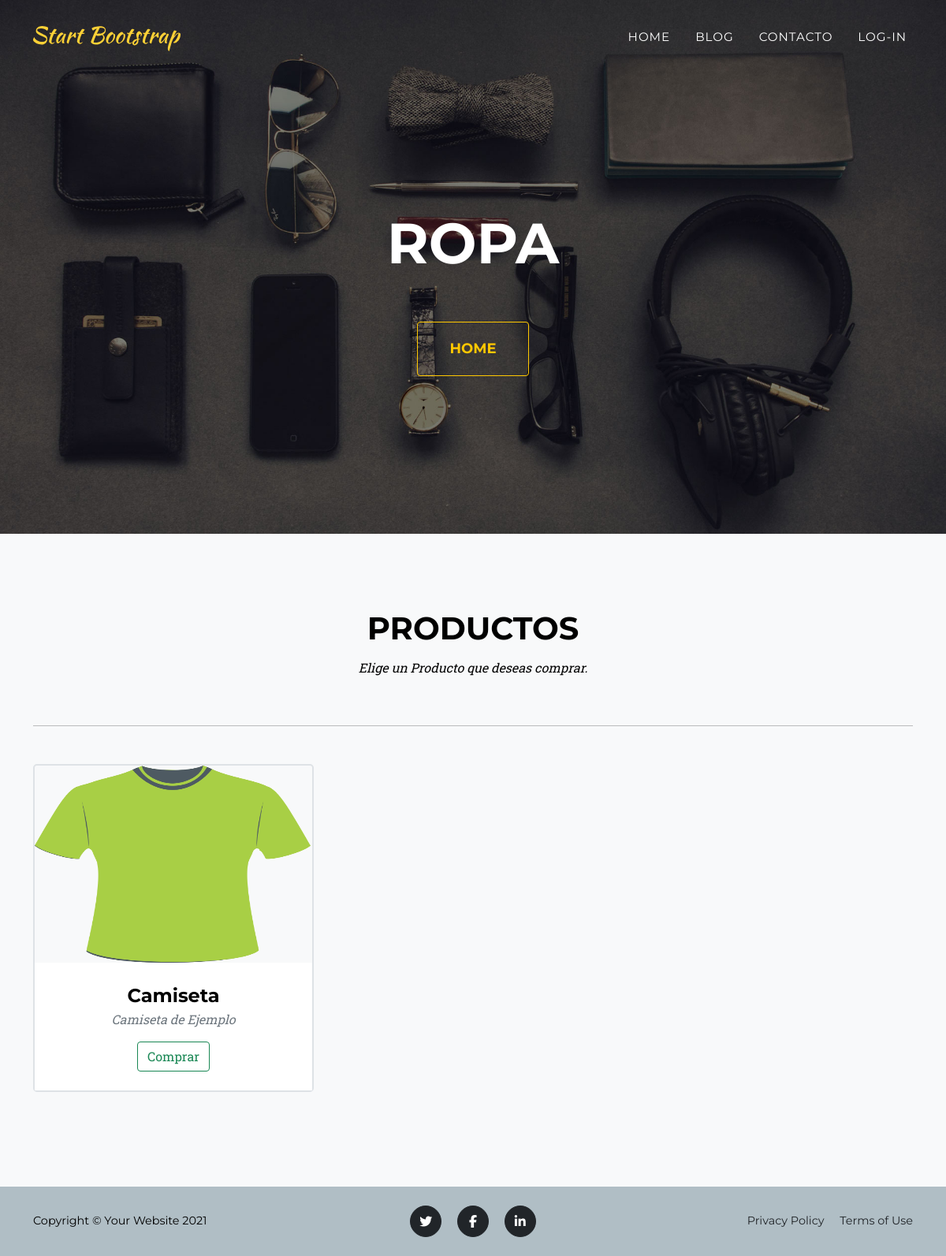
/shop/category/1, run on an earlier commit of the app's database.
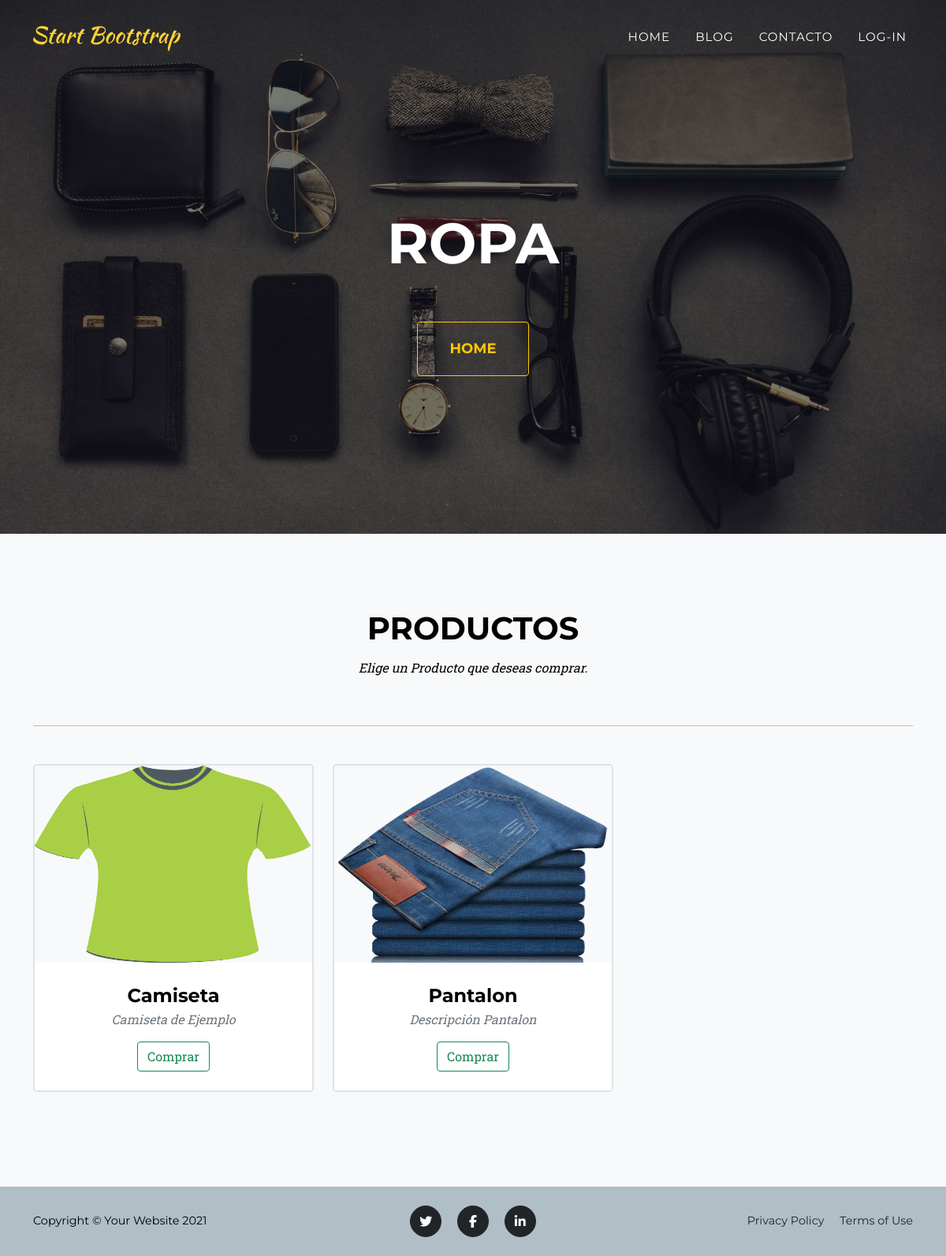
And on a later commit of the database.
### Shop/models.py (models this page shows, shortened)
class Product (models.Model):
    SIZE = [
        ('XS', 'XS'),
        ('S', 'S'),
        ('M', 'M'),
        ('L', 'L'),
        ('XL', 'XL'),
        ('XXL', 'XXL'),
        ('XXXL', 'XXXL'),
    ]
    category = models.ForeignKey(
        Category, on_delete=models.CASCADE, verbose_name='Categoría')
    name = models.CharField(max_length=50, unique=True, verbose_name='Nombre')
    description = models.CharField(max_length=500, verbose_name='Descripción')
    image = models.ImageField(upload_to='Products',
                              null=True, blank=True, verbose_name='Imagen')
    price = models.FloatField(verbose_name='Precio')
    size = models.CharField(choices=SIZE, max_length=4,
                            null=True, blank=True, verbose_name='Talla')
    created = models.DateTimeField(auto_now_add=True, verbose_name='Creado')
    updated = models.DateTimeField(
        auto_now_add=True, verbose_name='Actualizado')
    class Meta:
        verbose_name = "producto"
        verbose_name_plural = "productos"
        ordering = ['name']

class Category (models.Model):
    name = models.CharField(max_length=50, unique=True, verbose_name='Nombre')
    image = models.ImageField(upload_to='Categories',
                              null=True, blank=True, verbose_name='Imagen')
    description = models.CharField(max_length=500, verbose_name='Descripción')
    class Meta:
        verbose_name = "categoría"
        verbose_name_plural = "categorías"
        ordering = ['name']
    def __str__(self):
        return self.name

### Shop/views.py (the view)
# urls.py: path('shop/category/<int:id>', views.category, name='category'),
def category(request, id):
    products = Product.objects.filter(category_id=id)
    context = {'products': products}
    return render(request, 'Shop/category.html', context)

### Shop/templates/Shop/category.html (shortened to what this page needs)
<!DOCTYPE html>
<html lang="en">
<head>
</head>
<body>
    {% extends "MyProjectApp/base.html" %}
    {% load static %}
    {% block content %}
    <nav class="navbar navbar-expand-lg navbar-dark fixed-top" id="mainNav">
        <div class="container">
            <a class="navbar-brand" href="#page-top"><img src="{% static 'MyProjectApp/assets/img/navbar-logo.svg'%}"
                    alt="..." /></a>
            <div class="collapse navbar-collapse" id="navbarResponsive">
                <ul class="navbar-nav text-uppercase ms-auto py-4 py-lg-0">
                    <li class="nav-item"><a class="nav-link" href="/">Home</a></li>
                    <li class="nav-item"><a class="nav-link" href="/blog">Blog</a></li>
                    <li class="nav-item"><a class="nav-link" href="/contact">Contacto</a></li>
                    {% if request.user.is_authenticated %}
                    <li class="nav-item"><a class="nav-link" href="/logout">Log-Out</a></li>
                    {% else %}
                    <li class="nav-item"><a class="nav-link" href="/login">Log-In</a></li>
                    {% endif %}
                </ul>
            </div>
        </div>
    </nav>
    <header class="masthead">
        <div class="container">
            {% for product in products %}
                {% if forloop.first %}
                    <div class="masthead-heading text-uppercase">{{product.category}}</div>
                {% endif %}
            {% endfor %}
            <a class="btn btn-outline-warning btn-xl text-uppercase" href="/">Home</a>
        </div>
    </header>
    <section class="page-section bg-light" id="portfolio">
        <div class="container">
            <div class="text-center">
                <h2 class="section-heading text-uppercase">Productos</h2>
                <h3 class="section-subheading text-black">Elige un Producto que deseas comprar.</h3>
            </div>
            <hr>
            <div class="row mt-5">
                {% for product in products %}
                <div class="col-lg-4 col-sm-6 mb-4">
                    <div class="portfolio-item border border-2 rounded-3">
                        <a href="" class="portfolio-link">
                            <img width="350" height="250" src="{{product.image.url}}" alt="{{category.description}}" />
                        </a>
                        <div class="portfolio-caption">
                            <div class="portfolio-caption-heading">{{product.name}}</div>
                            <div class="portfolio-caption-subheading text-muted">{{product.description}}</div>
                            <button type="button" class="btn btn-outline-success mt-3">Comprar</button>
                        </div>
                    </div>
                </div>
                {% endfor %}
            </div>
        </div>
    </section>
    <footer class="footer py-4">
        <div class="container">
            <div class="row align-items-center">
                <div class="col-lg-4 text-lg-start">Copyright &copy; Your Website 2021</div>
                <div class="col-lg-4 my-3 my-lg-0">
                    <a aria-label="Twitter" class="btn btn-dark btn-social mx-2" href="https://twitter.com/"><i
                            class="fab fa-twitter"></i></a>
                    <a aria-label="Facebook" class="btn btn-dark btn-social mx-2" href="https://es-es.facebook.com/"><i
                            class="fab fa-facebook-f"></i></a>
                    <a aria-label="Linkedin" class="btn btn-dark btn-social mx-2" href="https://es.linkedin.com/"><i
                            class="fab fa-linkedin-in"></i></a>
                </div>
                <div class="col-lg-4 text-lg-end">
                    <a class="link-dark text-decoration-none me-3" href="#!">Privacy Policy</a>
                    <a class="link-dark text-decoration-none" href="#!">Terms of Use</a>
                </div>
            </div>
        </div>
    </footer>
    {% endblock %}

### MyProjectApp/templates/MyProjectApp/base.html
<!DOCTYPE html>
<html lang="es">
{% include "MyProjectApp/head.html" %}
<body class="scrollBarHidden">
    {% block content %} {% endblock %}
</body>
</html>

### MyProjectApp/templates/MyProjectApp/head.html (shortened to what this page needs)
{% load static %}
<head>
    <link href="https://cdn.jsdelivr.net/npm/bootstrap@5.0.2/dist/css/bootstrap.min.css" rel="stylesheet"
 />
    <link rel="stylesheet" href="https://cdn.jsdelivr.net/npm/bootstrap-icons@1.3.0/font/bootstrap-icons.css" />
    <link rel="stylesheet" href="{% static 'MyProjectApp/css/styles.css'%}" />
    <link rel="stylesheet" href="{% static 'MyProjectApp/css/login.css'%}" />
    <link rel="stylesheet" href="{% static 'MyProjectApp/css/handler.css' %}" />
</head>

### MyProjectApp/static/MyProjectApp/css/login.css (style rules this page uses)
body { color: #000; overflow-x: hidden; height: 100%; background-color: #b0bec5; background-repeat: no-repeat; }
::placeholder { color: #bdbdbd; opacity: 1; font-weight: 300; }
a { color: inherit; cursor: pointer; }

### MyProjectApp/static/MyProjectApp/css/handler.css (style rules this page uses)
* { -webkit-box-sizing: border-box; box-sizing: border-box; }
body { padding: 0; margin: 0; }

What changed in the data, as far as the page shows it:
added Product: image (picture), name "Pantalon", description "Descripción Pantalon", shown under "Elige un Producto que deseas comprar."
